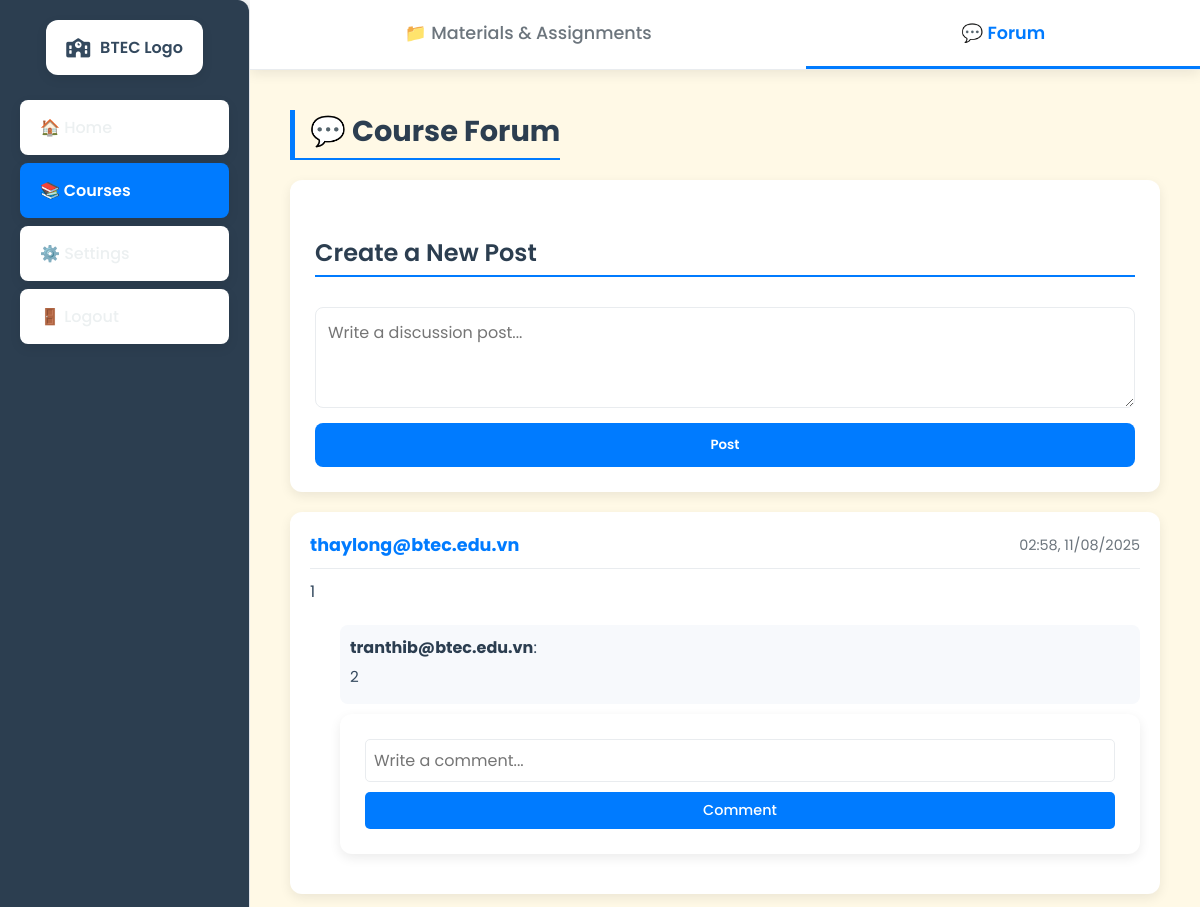
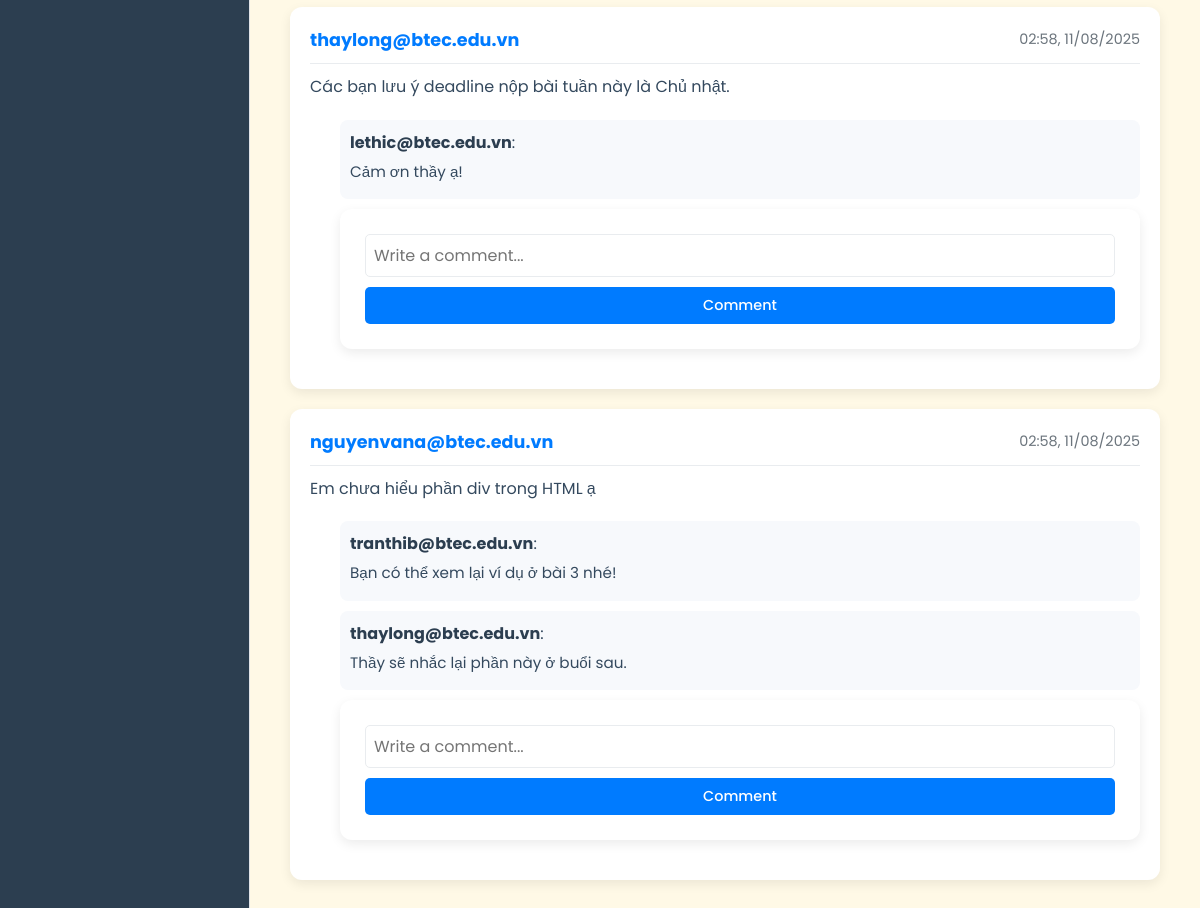
The app's page /main/class.php?course_id=1&tab=forum (signed in) with its own data (2 pictures, top to bottom).
### tables this page shows
CREATE TABLE `post` (
  `post_id` int(11) NOT NULL,
  `student_id` int(11) DEFAULT NULL,
  `teacher_id` int(11) DEFAULT NULL,
  `forum_id` int(11) DEFAULT NULL,
  `content` text DEFAULT NULL
);

CREATE TABLE `comment` (
  `comment_id` int(11) NOT NULL,
  `post_id` int(11) DEFAULT NULL,
  `student_id` int(11) DEFAULT NULL,
  `teacher_id` int(11) DEFAULT NULL,
  `content` text DEFAULT NULL
);

### main/class.php (the view, shortened to what this page needs)
<?php
include '../register/db_connect.php';
$userRole = $_SESSION['role'];
$courseId = $_GET['course_id'] ?? null;
$tab = $_GET['tab'] ?? 'materials';
$currentPage = basename($_SERVER['PHP_SELF']);
$pageParam = $_GET['page'] ?? 'home';
$isCoursesPage = ($currentPage === 'class.php' || $currentPage === 'courses.php');
$isHomePage = ($currentPage === 'main.php' && $pageParam === 'home');
$isSettingsPage = ($currentPage === 'settings.php');
?>
<!DOCTYPE html>
<html lang="en">
<head>
    <link rel="stylesheet" href="https://cdnjs.cloudflare.com/ajax/libs/font-awesome/6.4.0/css/all.min.css">
    <link rel="stylesheet" href="style.css">
    <link rel="stylesheet" href="stylee.css">
</head>
<body>
<div class="container">
    <div class="sidebar">
        <div class="sidebar-logo">
            <i class="fas fa-school"></i>
            <span>BTEC Logo</span>
        </div>
        <a href="main.php?page=home" class="<?= $isHomePage ? 'active' : '' ?>">🏠 Home</a>
        <a href="courses.php" class="<?= $isCoursesPage ? 'active' : '' ?>">📚 Courses</a>
        <a href="settings.php" class="<?= $isSettingsPage ? 'active' : '' ?>">⚙️ Settings</a>
        <a href="logout.php">🚪 Logout</a>
    </div>
    <div class="main-wrapper">
        <div class="inner-topbar">
            <div class="btn-group">
                <a href="class.php?course_id=<?= $courseId ?>&tab=materials" class="<?= $tab === 'materials' ? 'active-tab' : '' ?>">📁 Materials & Assignments</a>
                <a href="class.php?course_id=<?= $courseId ?>&tab=forum" class="<?= $tab === 'forum' ? 'active-tab' : '' ?>">💬 Forum</a>
            </div>
        </div>
        <div class="main-content">
        <?php if ($tab === 'materials'): ?>
            <h2>Materials and Assignments</h2>
            <?php if ($userRole === 'teacher'): ?>
            <form method="POST" enctype="multipart/form-data">
                <h3>📂 Upload Documents</h3>
                <input type="hidden" name="upload_doc" value="1">
                <input type="text" name="assignment" placeholder="Document Title" required>
                <input type="file" name="document_file" required>
                <button type="submit">Upload</button>
            </form>
            <form method="POST">
                <h3>📝 Create Assignment</h3>
                <input type="hidden" name="create_assignment" value="1">
                <input type="text" name="title" placeholder="Assignment Title" required>
                <textarea name="description" placeholder="Assignment Description..." rows="3" required></textarea>
                <input type="date" name="deadline" required>
                <button type="submit">Create</button>
            </form>
            <?php endif; ?>
            <h3>📚 Documents</h3>
            <ul class="document-list">
            <?php
            $stmt = $conn->prepare("SELECT * FROM document WHERE course_id = ?");
            $stmt->bind_param("i", $courseId);
            $stmt->execute();
            $docs = $stmt->get_result();
            while ($doc = $docs->fetch_assoc()):
            ?>
                <li>
                    <span><?= htmlspecialchars($doc['assignment']) ?></span>
                    <div>
                        <a href="<?= $doc['document_link'] ?>" target="_blank">Download</a>
                        <?php if ($userRole === 'teacher'): ?>
                            <a href="?course_id=<?= $courseId ?>&tab=materials&delete_doc_id=<?= $doc['document_id'] ?>"
                               onclick="return confirm('Are you sure you want to delete this document?');"
                               class="delete-link">Delete</a>
                        <?php endif; ?>
                    </div>
                </li>
            <?php endwhile; ?>
            </ul>
            <h3 style="margin-top:20px;">📝 Assignments</h3>
            <ul class="assignment-list">
            <?php
            $stmt = $conn->prepare("SELECT * FROM assignment WHERE course_id = ?");
            $stmt->bind_param("i", $courseId);
            $stmt->execute();
            $assignments = $stmt->get_result();
            while ($asm = $assignments->fetch_assoc()):
            ?>
                <li>
                    <div>
                        <strong>
                            <a href="assignment.php?course_id=<?= $courseId ?>&assignment_id=<?= $asm['assignment_id'] ?>">
                                <?= htmlspecialchars($asm['title']) ?>
                            </a>
                        </strong>
                        <p>Deadline: <?= $asm['deadline'] ?></p>
                        <p><?= nl2br(htmlspecialchars($asm['description'])) ?></p>
                    </div>
                    <?php if ($userRole === 'teacher'): ?>
                        <div>
                            <a href="?course_id=<?= $courseId ?>&tab=materials&delete_assignment_id=<?= $asm['assignment_id'] ?>"
                               onclick="return confirm('Are you sure you want to delete this assignment?');"
                               class="delete-link">Delete</a>
                        </div>
                    <?php endif; ?>
                </li>
            <?php endwhile; ?>
            </ul>
        <?php elseif ($tab === 'forum'): ?>
            <h2>💬 Course Forum</h2>
            <form method="POST">
                <h3>Create a New Post</h3>
                <textarea name="content" rows="3" placeholder="Write a discussion post..." required></textarea>
                <button type="submit">Post</button>
            </form>
            <div class="posts-container">
            <?php
            $stmt = $conn->prepare("SELECT p.*, COALESCE(s.email, t.email) AS author_email
                FROM post p
                LEFT JOIN student s ON p.student_id = s.student_id
                LEFT JOIN teacher t ON p.teacher_id = t.teacher_id
                WHERE p.forum_id = (SELECT forum_id FROM forum WHERE course_id = ?)
                ORDER BY p.post_id DESC");
            $stmt->bind_param("i", $courseId);
            $stmt->execute();
            $posts = $stmt->get_result();
            while ($post = $posts->fetch_assoc()):
            ?>
                <div class="forum-post">
                    <div class="post-header">
                        <strong><?= htmlspecialchars($post['author_email']) ?></strong>
                        <span><?= date('H:i, d/m/Y', strtotime($post['created_at'] ?? 'now')) ?></span>
                    </div>
                    <p><?= nl2br(htmlspecialchars($post['content'])) ?></p>
                    <div class="comments-section">
                    <?php
                    $pid = $post['post_id'];
                    $stmt2 = $conn->prepare("SELECT c.*, COALESCE(s.email, t.email) AS commenter_email
                        FROM comment c
                        LEFT JOIN student s ON c.student_id = s.student_id
                        LEFT JOIN teacher t ON c.teacher_id = t.teacher_id
                        WHERE c.post_id = ? ORDER BY comment_id ASC");
                    $stmt2->bind_param("i", $pid);
                    $stmt2->execute();
                    $comments = $stmt2->get_result();
                    while ($c = $comments->fetch_assoc()):
                    ?>
                        <div class="comment-box">
                            <strong><?= htmlspecialchars($c['commenter_email']) ?></strong>:
                            <p><?= nl2br(htmlspecialchars($c['content'])) ?></p>
                        </div>
                    <?php endwhile; ?>
                    </div>
                    <form method="POST" class="comment-form">
                        <input type="text" name="comment_content" placeholder="Write a comment..." required>
                        <button type="submit" name="comment_submit">Comment</button>
                    </form>
                </div>
            <?php endwhile; ?>
            </div>
        <?php endif; ?>
        </div>
    </div>
</div>
</body>
</html>

### main/style.css (style rules this page uses)
* { box-sizing: border-box; }
body { margin: 0; font-family: 'Segoe UI', Tahoma, Geneva, Verdana, sans-serif; background-color: #f5f7fa; color: #333; height: 100vh; display: flex; flex-direction: column; }
.container { display: flex; height: 100vh; overflow: hidden; }
.sidebar { width: 280px; background-color: #ffffff; padding: 30px 20px; border-right: 1px solid #e1e4e8; display: flex; flex-direction: column; align-items: center; overflow-y: auto; box-shadow: 2px 0 5px rgba(0,0,0,0.05); transition: width 0.3s ease; }
.sidebar a { display: block; padding: 14px 20px; margin: 10px 0; width: 100%; font-size: 16px; color: #444; text-decoration: none; background-color: #f9f9f9; text-align: center; border-radius: 8px; box-shadow: inset 0 0 5px rgba(0,0,0,0.03); transition: background-color 0.3s, box-shadow 0.3s; }
.sidebar a:hover, .sidebar a.active { background-color: #fbb040; color: white; box-shadow: 0 2px 8px rgba(251,176,64,0.5); }
.main-wrapper { flex: 1; display: flex; flex-direction: column; background-color: #fcfcfc; overflow: hidden; }
.inner-topbar { display: flex; justify-content: space-between; align-items: center; padding: 14px 40px; background-color: #ffffff; border-bottom: 1px solid #e1e4e8; box-shadow: 0 1px 4px rgba(0,0,0,0.05); font-size: 16px; font-weight: 600; color: #222; }
.main-content { flex: 1; padding: 35px 50px; overflow-y: auto; background-color: #fff9e6; border-radius: 0 0 0 12px; }
.main-content h2 { margin-bottom: 25px; font-size: 28px; font-weight: 700; color: #222; }
textarea { width: 100%; min-height: 100px; padding: 12px 15px; font-size: 15px; border: 1.5px solid #ccc; border-radius: 10px; resize: vertical; font-family: inherit; transition: border-color 0.3s ease; }

### main/stylee.css (style rules this page uses)
:root { --primary-color: #0d6efd; --secondary-color: #6c757d; --background-color: #f7f7f7; --card-bg-color: #ffffff; --sidebar-bg-color: #2c3e50; --sidebar-link-color: #ecf0f1; --sidebar-active-color: #ffffff; --border-color: #dee2e6; --text-color: #34495e; --heading-color: #2c3e50; --shadow: 0 0.5rem 1rem rgba(0, 0, 0, 0.08); --hover-shadow: 0 0.75rem 1.5rem rgba(0, 0, 0, 0.15); }
* { box-sizing: border-box; margin: 0; padding: 0; font-family: 'Poppins', sans-serif; }
body { background-color: var(--background-color); color: var(--text-color); }
.container { display: flex; min-height: 100vh; }
.sidebar { width: 250px; background-color: #2c3e50; display: flex; flex-direction: column; padding: 20px 10px; box-shadow: 2px 0 10px rgba(0, 0, 0, 0.1); transition: width 0.3s ease; flex-shrink: 0; border-radius: 0 12px 12px 0; }
.sidebar-logo { background-color: white; color: #34495e; padding: 15px 20px; text-align: center; font-weight: 600; margin: 0 10px 25px 10px; border-radius: 12px; box-shadow: var(--shadow); display: flex; align-items: center; justify-content: center; gap: 10px; }
.sidebar-logo i { font-size: 1.2rem; color: #34495e; }
.sidebar a { background-color: white; color: #34495e; text-decoration: none; padding: 15px 20px; margin: 0 10px 12px 10px; border-radius: 12px; transition: all 0.3s ease; display: flex; align-items: center; gap: 15px; font-weight: 500; box-shadow: var(--shadow); }
.sidebar a.active { background-color: #0d6efd; color: white; font-weight: 600; box-shadow: var(--hover-shadow); }
.main-wrapper { flex: 1; display: flex; flex-direction: column; }
.inner-topbar { display: flex; justify-content: space-between; align-items: center; padding: 20px 40px; background-color: var(--card-bg-color); border-bottom: 1px solid var(--border-color); box-shadow: var(--shadow); position: sticky; top: 0; z-index: 100; }
.main-content { padding: 40px; flex: 1; overflow-y: auto; }
.main-content h2 { font-size: 1.8rem; color: var(--heading-color); margin-bottom: 20px; border-left: 5px solid var(--primary-color); padding-left: 15px; }
.main-content h3 { font-size: 1.5rem; color: var(--heading-color); margin-top: 30px; margin-bottom: 15px; border-bottom: 2px solid var(--primary-color); padding-bottom: 5px; display: inline-block; }

### records on screen
post: author_email "thaylong@btec.edu.vn", created_at "02:58, 11/08/2025", content "1"
comment: commenter_email "tranthib@btec.edu.vn", content "2"
post: author_email "thaylong@btec.edu.vn", created_at "02:58, 11/08/2025", content "Các bạn lưu ý deadline nộp bài tuần này là Chủ nhật."
comment: commenter_email "lethic@btec.edu.vn", content "Cảm ơn thầy ạ!"
post: author_email "nguyenvana@btec.edu.vn", created_at "02:58, 11/08/2025", content "Em chưa hiểu phần div trong HTML ạ"
comment: commenter_email "tranthib@btec.edu.vn", content "Bạn có thể xem lại ví dụ ở bài 3 nhé!"
comment: commenter_email "thaylong@btec.edu.vn", content "Thầy sẽ nhắc lại phần này ở buổi sau."
